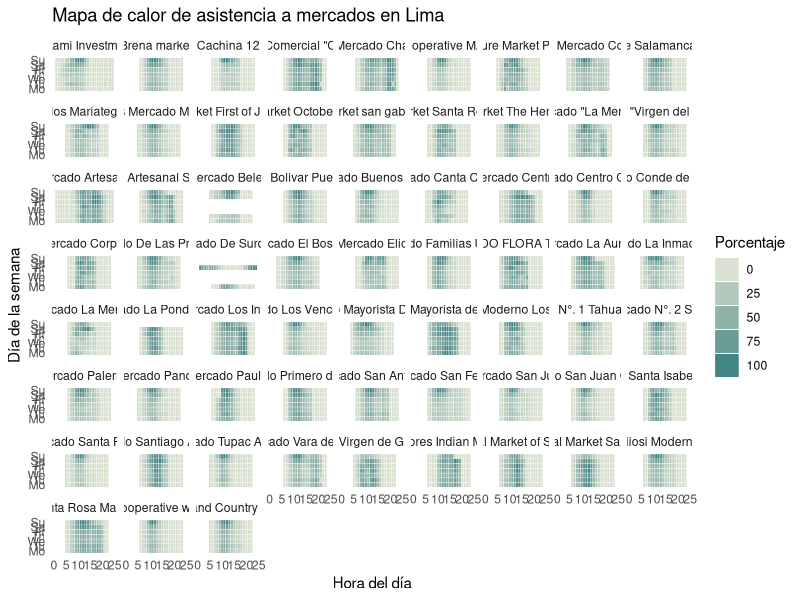

This figure's R source:
library(tidyverse)

mercados <- read_csv("data/mercados.csv")

mercados_narrow <- mercados %>% 
  gather(key = "hora", value = "valor", 6:29) %>% 
  mutate(hora = as.numeric(hora),
         day = factor(day, levels = c("Mo","Tu","We","Th","Fr","Sa","Su")))


# Especificación de colores
col1 = "#d8e1cf" 
col2 = "#438484"

# Heatmap horas/día
g <- ggplot(mercados_narrow, aes(hora, day)) + 
  geom_tile(aes(fill = valor), color = "white", na.rm = TRUE) +
  scale_fill_gradient(low = col1, high = col2, na.value = "white") +  
  facet_wrap(.~nombre) +
  guides(fill = guide_legend(title="Porcentaje")) +
  labs(title = "Mapa de calor de asistencia a mercados en Lima",
       x = "Hora del día", y = "Día de la semana") +
  theme_minimal() + 
  theme(panel.grid.major = element_blank(), panel.grid.minor = element_blank())

ggsave("plots/heatmap.pdf", g,dpi = 1000,scale = 5 )
